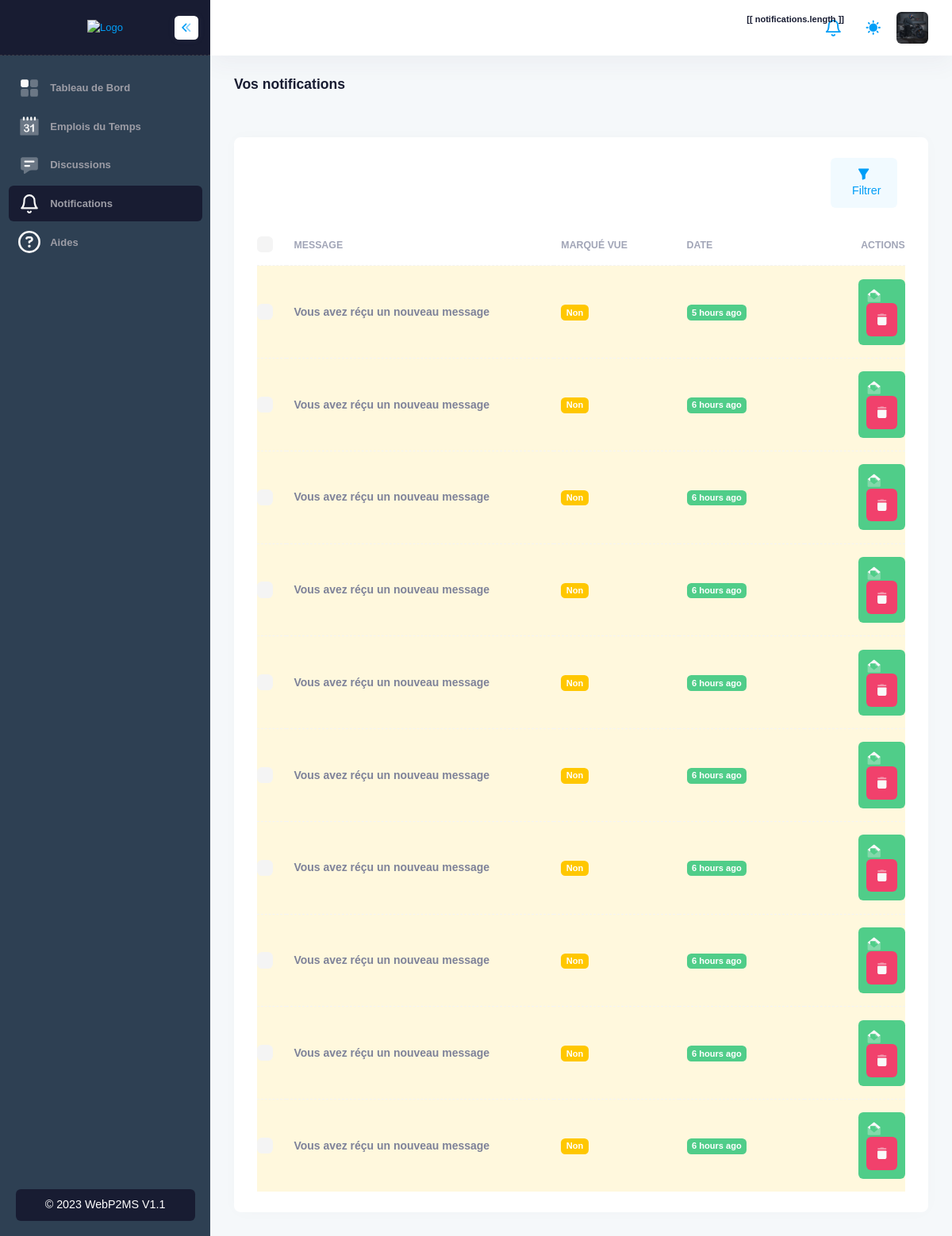
Before: /vous/vos-notifications (signed in) with the older database file.
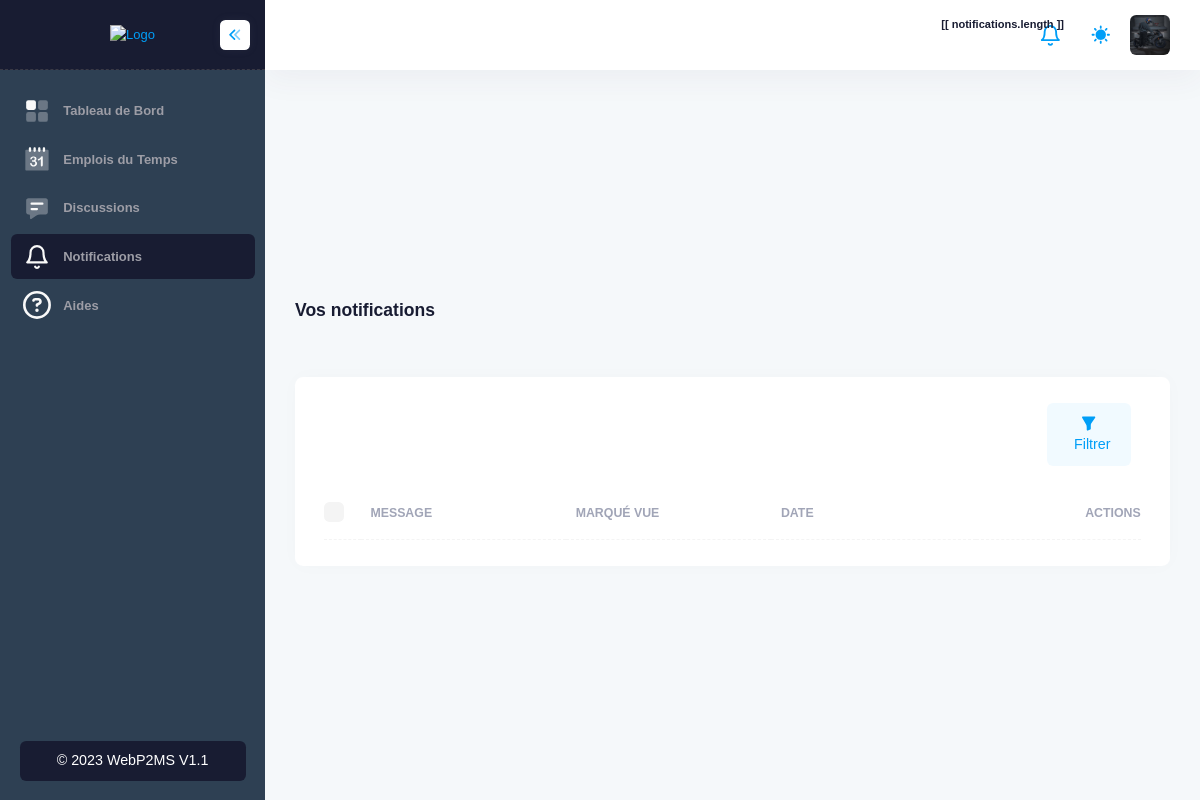
After: the same page with the newer database file.
### App/models.py (models this page shows, shortened)
class Notification(models.Model):
    user = models.ForeignKey(
        MyUser, on_delete=models.CASCADE, related_name='notifications')
    message = models.CharField(max_length=255)
    elt = models.IntegerField()
    category = models.CharField(max_length=50, default="shedule")
    is_opened = models.BooleanField(default=False, blank=True)
    created_at = models.DateTimeField(auto_now_add=True)
    class Meta:
        ordering = ['-created_at']

### App/views.py (the view)
# urls.py: path('vous/vos-notifications', views.notifications, name='notifications'),
@login_required
def notifications(request):
    context = {
        'notifications': request.user.notifications.all()
    }
    return render(request, 'app/notifications.html', context)

### template/app/notifications.html (shortened to what the changed rows need)
{% extends 'base/base.html' %}
{% load humanize %}
{% block 'main' %}
<div class="d-flex flex-column flex-column-fluid">
    <div id="kt_app_toolbar" class="app-toolbar py-4 py-lg-8">
        <div id="kt_app_toolbar_container" class="app-container container-xxl d-flex flex-stack">
            <div class="page-title d-flex flex-column justify-content-center flex-wrap me-3">
                <h1 class="page-heading d-flex text-dark fw-bold fs-3 flex-column justify-content-center my-0">
                    Vos notifications
                </h1>
            </div>
        </div>
    </div>
    <div id="kt_app_content" class="app-content flex-column-fluid">
        <div id="kt_app_content_container" class="app-container container-xxl">
            <div class="card">
                <div class="card-body py-4">
                    <table class="table align-middle table-row-dashed fs-6 gy-5" id="kt_table_users" data-desc="notifications">
                        <thead>
                            <tr class="text-start text-muted fw-bold fs-7 text-uppercase gs-0">
                                <th class="w-10px pe-2">
                                    <div class="form-check form-check-sm form-check-custom form-check-solid me-3">
                                        <input class="form-check-input form-check-action" type="checkbox" data-kt-check="true"
                                            data-kt-check-target="#kt_table_users .form-check-action" value="1" />
                                    </div>
                                </th>
                                <th class="min-w-125px">Message</th>
                                <th class="min-w-125px">Marqué Vue</th>
                                <th class="min-w-125px">Date</th>
                                <th class="text-end min-w-100px">Actions</th>
                            </tr>
                        </thead>
                        <tbody class="text-gray-600 fw-semibold">
                            {% for n in notifications %}
                            <tr class="{% if not n.is_opened %} bg-light-warning {% endif %}" data-user-id="{{ n.id }}"
                                data-route="{% url 'ajax.user.delete' %}" data-model="notifications"
                                data-name="{{ n.message }}">
                                <td>
                                    <div class="form-check form-check-sm form-check-custom form-check-solid">
                                        <input class="form-check-input form-check-action" type="checkbox" value="1" />
                                    </div>
                                </td>
                                <td class="align-items-center">
                                    <div class="fw-bold">
                                        {{ n.message }}
                                    </div>
                                </td>
                                <td class="align-items-center">
                                    <div class="badge badge-warning fw-bold">
                                        {% if n.is_opened %} Oui {% else %} Non {% endif %}
                                    </div>
                                </td>
                                <td class="align-items-center">
                                    <div class="badge badge-success fw-bold">
                                        {{ n.created_at|naturaltime }}
                                    </div>
                                </td>
                                <td class="text-end">
                                    <a href="{% url 'notifications.mark' n.id %}" class="btn btn-success px-3">
                                        <span class="svg-icon svg-icon-2 svg-light m-0">
                                        </span>
                                    <button class="btn btn-danger px-3"
                                        data-kt-users-table-filter="delete_row">
                                        <span class="svg-icon svg-icon-2 svg-light m-0">
                                        </span>
                                    </button>
                                </td>
                            </tr>
                            {% endfor %}
                        </tbody>
                    </table>
                </div>
            </div>
        </div>
    </div>
</div>
{% endblock %}

Changed rows visible on the page:
removed Notification: message "Vous avez réçu un nouveau message", is_opened "Non", created_at "5 hours ago"
removed Notification: message "Vous avez réçu un nouveau message", is_opened "Non", created_at "6 hours ago"
removed Notification: message "Vous avez réçu un nouveau message", is_opened "Non", created_at "6 hours ago"
removed Notification: message "Vous avez réçu un nouveau message", is_opened "Non", created_at "6 hours ago"
removed Notification: message "Vous avez réçu un nouveau message", is_opened "Non", created_at "6 hours ago"
removed Notification: message "Vous avez réçu un nouveau message", is_opened "Non", created_at "6 hours ago"
removed Notification: message "Vous avez réçu un nouveau message", is_opened "Non", created_at "6 hours ago"
removed Notification: message "Vous avez réçu un nouveau message", is_opened "Non", created_at "6 hours ago"
removed Notification: message "Vous avez réçu un nouveau message", is_opened "Non", created_at "6 hours ago"
removed Notification: message "Vous avez réçu un nouveau message", is_opened "Non", created_at "6 hours ago"
